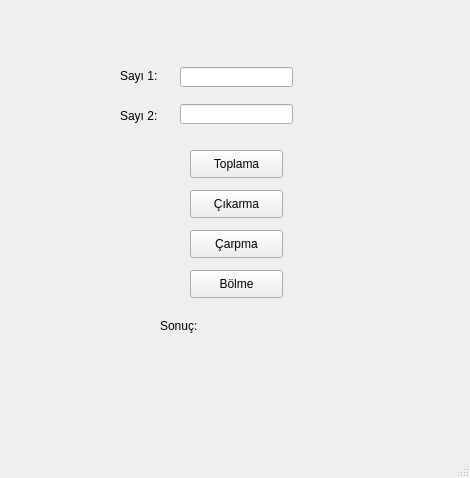
<?xml version="1.0" encoding="UTF-8"?>
<ui version="4.0">
 <class>MainWindow</class>
 <widget class="QMainWindow" name="MainWindow">
  <property name="geometry">
   <rect>
    <x>0</x>
    <y>0</y>
    <width>470</width>
    <height>478</height>
   </rect>
  </property>
  <property name="windowTitle">
   <string>MainWindow</string>
  </property>
  <widget class="QWidget" name="centralwidget">
   <widget class="QLabel" name="lbl_sayi1">
    <property name="geometry">
     <rect>
      <x>120</x>
      <y>60</y>
      <width>91</width>
      <height>31</height>
     </rect>
    </property>
    <property name="font">
     <font>
      <pointsize>9</pointsize>
     </font>
    </property>
    <property name="text">
     <string>Sayı 1:</string>
    </property>
   </widget>
   <widget class="QLabel" name="lbl_sayi2">
    <property name="geometry">
     <rect>
      <x>120</x>
      <y>100</y>
      <width>91</width>
      <height>31</height>
     </rect>
    </property>
    <property name="font">
     <font>
      <pointsize>9</pointsize>
     </font>
    </property>
    <property name="text">
     <string>Sayı 2:</string>
    </property>
   </widget>
   <widget class="QLineEdit" name="txt_sayi1">
    <property name="geometry">
     <rect>
      <x>180</x>
      <y>67</y>
      <width>113</width>
      <height>20</height>
     </rect>
    </property>
   </widget>
   <widget class="QLineEdit" name="txt_sayi2">
    <property name="geometry">
     <rect>
      <x>180</x>
      <y>104</y>
      <width>113</width>
      <height>20</height>
     </rect>
    </property>
   </widget>
   <widget class="QPushButton" name="btn_toplama">
    <property name="geometry">
     <rect>
      <x>190</x>
      <y>150</y>
      <width>93</width>
      <height>28</height>
     </rect>
    </property>
    <property name="text">
     <string>Toplama</string>
    </property>
   </widget>
   <widget class="QPushButton" name="btn_cikarma">
    <property name="geometry">
     <rect>
      <x>190</x>
      <y>190</y>
      <width>93</width>
      <height>28</height>
     </rect>
    </property>
    <property name="text">
     <string>Çıkarma</string>
    </property>
   </widget>
   <widget class="QPushButton" name="btn_carpma">
    <property name="geometry">
     <rect>
      <x>190</x>
      <y>230</y>
      <width>93</width>
      <height>28</height>
     </rect>
    </property>
    <property name="text">
     <string>Çarpma</string>
    </property>
   </widget>
   <widget class="QPushButton" name="btn_bolme">
    <property name="geometry">
     <rect>
      <x>190</x>
      <y>270</y>
      <width>93</width>
      <height>28</height>
     </rect>
    </property>
    <property name="text">
     <string>Bölme</string>
    </property>
   </widget>
   <widget class="QLabel" name="lbl_sonuc">
    <property name="geometry">
     <rect>
      <x>160</x>
      <y>310</y>
      <width>121</width>
      <height>31</height>
     </rect>
    </property>
    <property name="font">
     <font>
      <pointsize>9</pointsize>
     </font>
    </property>
    <property name="text">
     <string>Sonuç: </string>
    </property>
   </widget>
  </widget>
  <widget class="QMenuBar" name="menubar">
   <property name="geometry">
    <rect>
     <x>0</x>
     <y>0</y>
     <width>470</width>
     <height>26</height>
    </rect>
   </property>
  </widget>
  <widget class="QStatusBar" name="statusbar"/>
 </widget>
 <resources/>
 <connections/>
</ui>
